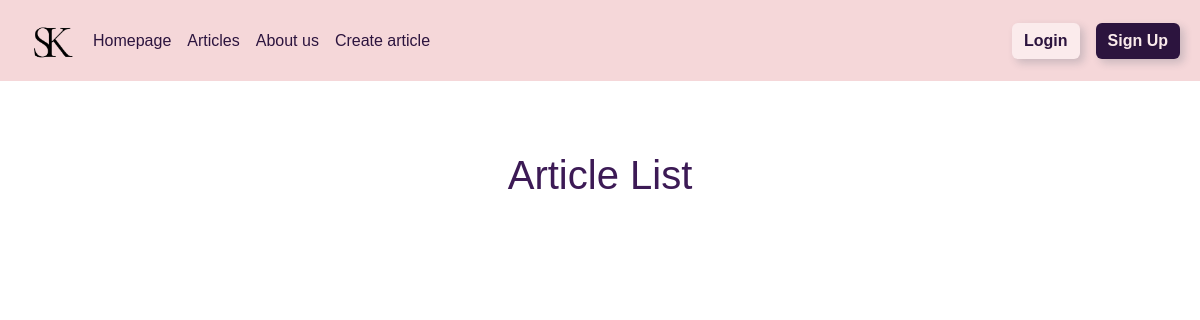
The app's page /articles/, older data.
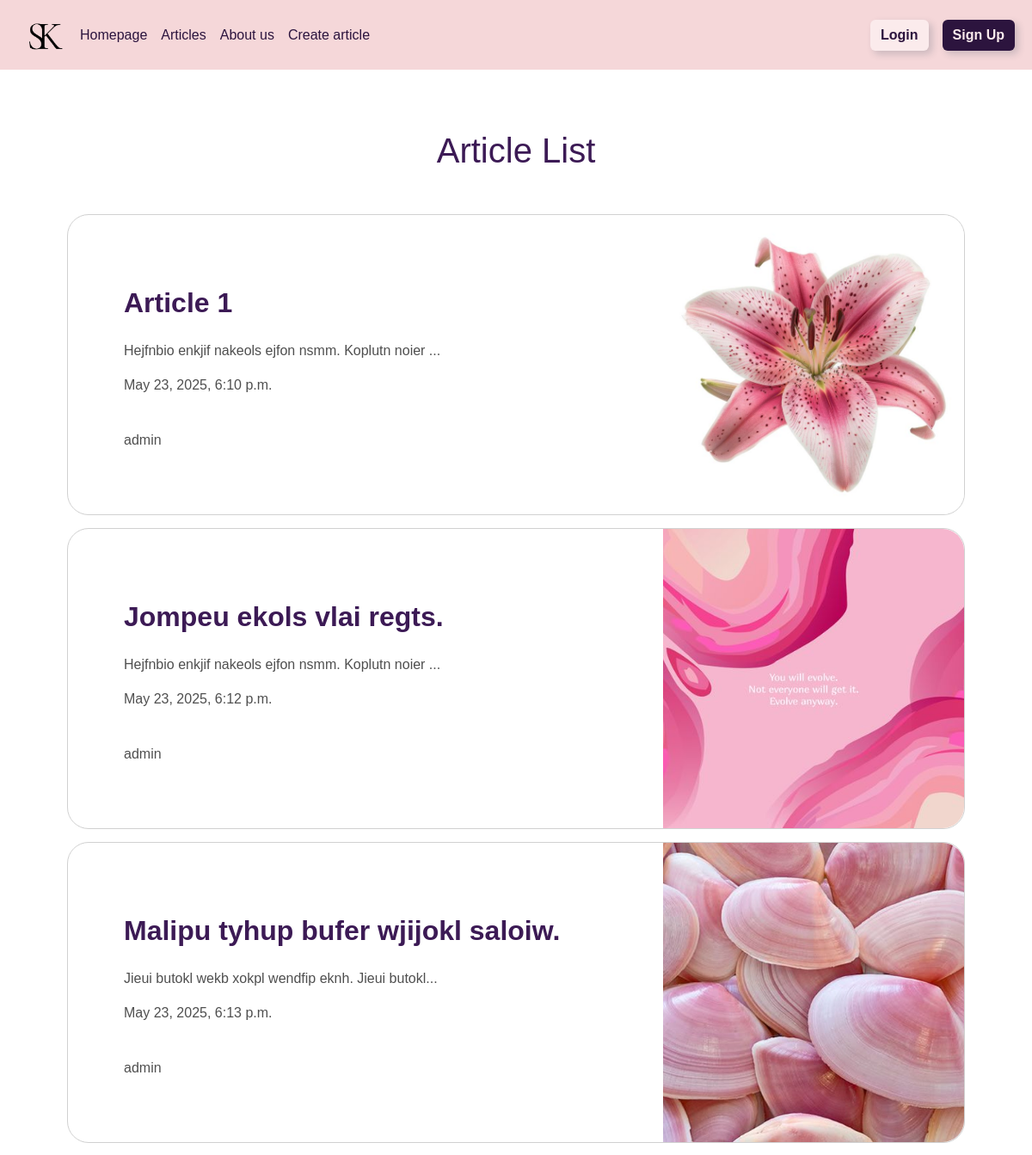
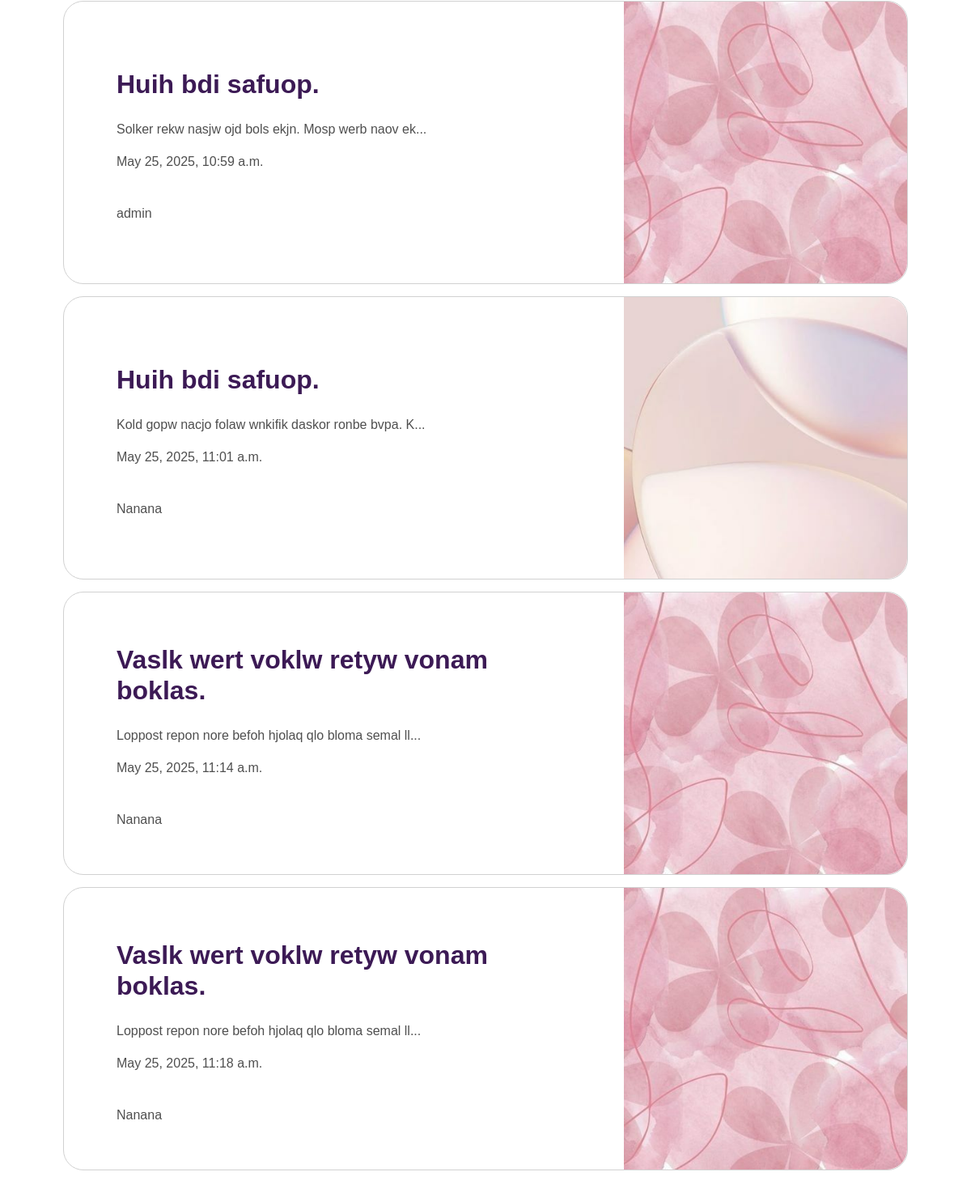
The same page, newer data (2 pictures, top to bottom).
### articles/models.py (models this page shows, shortened)
class Article(models.Model):
    title = models.CharField(max_length=200)
    slug = models.SlugField(unique=True)
    body = models.TextField()
    date = models.DateTimeField(auto_now_add=True)
    thumbnail = models.ImageField(upload_to='images/', blank=True, default='images/default.jpg')
    author = models.ForeignKey(User, default=None, on_delete=models.CASCADE)
    def snippet(self):
        return self.body[0:50] + '...'

### articles/views.py (the view)
# urls.py: path('', views.article_list, name='article_list'),
def article_list(request):
    articles = Article.objects.all().order_by('date')
    return render(request, 'articles/article_list.html', {'articles': articles})

### articles/templates/articles/article_list.html (shortened to what this page needs)
{% extends "base_layout.html" %}
{% block content %}
    <main>
        <div class="container">
            <h1>Article List</h1>
            <div class="articles">
                {% for element in articles %}
                    <div class="article__item">
                        <div class="article_description">
                            <h2>
                                <a href="{% url 'articles:article_detail' slug=element.slug %}">
                                    {{ element.title }}
                                </a>
                            </h2>
                            <p>
                                {{ element.snippet }}
                            </p>
                            <time>
                                {{ element.date }}
                            </time>
                            <p>
                                {{ element.author }}
                            </p>
                        </div>
                        {% if element.thumbnail.url != null %}
                            <img class="article__item-img" src="{{ element.thumbnail.url }}" alt="">
                        {% endif %}
                    </div>
                {% endfor %}
            </div>
        </div>
    </main>
{% endblock content %}

### templates/base_layout.html (shortened to what this page needs)
{% load static %}
<!DOCTYPE html>
<html lang="en">
<head>
    <link href="{% static 'css/bootstrap.min.css' %}" rel="stylesheet">
    <link rel="stylesheet" href="{% static 'assets/style.css' %}">
</head>
<body>
<header>
    <div class="container">
        <nav class="navbar navbar-expand-md">
            <img style="width: 65px; height: 65px;" class="logo" src="/static/logo.jpg"/>
            <div class="collapse navbar-collapse" id="navbarContent">
                <ul class="navbar-nav">
                    <div class="nav__menu">
                        <li class="nav-item"><a class="nav-link" href="{% url 'homepage' %}">Homepage</a></li>
                        <li class="nav-item"><a class="nav-link" href="{% url 'articles:article_list' %}">Articles</a>
                        </li>
                        <li class="nav-item"><a class="nav-link" href="{% url 'about' %}">About us</a></li>
                        <li class="nav-item"><a class="nav-link" href="{% url 'articles:create' %}">Create article</a>
                        </li>
                    </div>
                    <div class="nav__auth">
                        {% if user.is_authenticated %}
                            <li class="nav-item">
                                <form class="form" action="{% url 'accounts:logout' %}" method="post">
                                    {% csrf_token %}
                                    <button type="submit" class="btn btn-outline-primary">
                                        Logout
                                    </button>
                                </form>
                            </li>
                        {% else %}
                            <li class="nav-item ">
                                <a href="{% url 'accounts:login' %}" class="btn btn-outline-primary ms-0 ms-md-auto">
                                    Login
                                </a>
                            </li>
                            <li class="nav-item ms-0 ms-md-3">
                                <a class="btn btn-primary" href="{% url 'accounts:signup' %}">Sign Up</a>
                            </li>
                        {% endif %}
                    </div>
                </ul>
            </div>
        </nav>
    </div>
</header>
{% block content %}{% endblock content %}
</body>
</html>

### static/assets/style.css (style rules this page uses)
.articles { display: flex; flex-direction: column; padding-bottom: 50px; align-items: center; margin-top: 50px; }
.articles .article__item { font-size: medium; display: flex; flex-direction: row; align-items: center; text-align: left; border: solid 1px #d1d1d1; border-radius: 25px; height: 350px; padding-left: 65px; width: 90%; margin-bottom: 15px; justify-content: space-between; }
.articles .article__item .article_description { display: flex; flex-direction: column; padding-bottom: 30px; padding-right: 20px; width: 60%; }
.articles .article__item .article_description p { color: rgb(79, 79, 79); }
.articles .article__item .article_description time { margin-bottom: 40px; color: rgb(79, 79, 79); }
.articles .article__item .article__item-img { height: 100%; overflow: hidden; width: 350px; object-fit: cover; border-bottom-right-radius: 25px; border-top-right-radius: 25px; }

### static/assets/sass/base.css (style rules this page uses)
body { font-family: "Lucida Sans", "Lucida Sans Regular", "Lucida Grande", "Lucida Sans Unicode", sans-serif !important; width: 100%; height: 100%; margin: 0; padding: 0; }
header { background-color: #F5D7D9; }
ul { list-style: none; }
.container { max-width: 1200px; margin: 0 auto; padding: 0 20px; overflow: hidden; }
h1 { margin-top: 70px !important; margin-bottom: 0; text-align: center; color: rgb(60, 26, 85); }
h2 { margin-top: 55px !important; margin-bottom: 25px !important; font-weight: bolder; color: rgb(60, 26, 85); }
p { color: rgb(79, 79, 79); }
h2 a { text-decoration: none; color: rgb(60, 26, 85); }
.btn-primary { background-color: rgb(44, 20, 62); border: none; color: #fbebec; font-weight: bold; box-shadow: 4px 4px 8px 0px rgba(34, 60, 80, 0.2); cursor: pointer; transition: background-color 0.3s ease; }

### static/assets/sass/navigation.css (style rules this page uses)
.navbar-nav { display: flex; flex-direction: row; justify-content: space-between; width: 100%; }
.navbar-nav .nav__menu { display: flex; flex-direction: row; justify-content: space-between; list-style-type: none; align-items: center; padding: 0; margin: 0; }
.navbar-nav .nav__menu .nav-link { display: flex; align-items: center; justify-content: center; text-decoration: none; font-weight: 500; color: rgb(44, 20, 62); }
.navbar-nav .nav__auth { display: flex; flex-direction: row; justify-content: space-between; list-style-type: none; align-items: center; }
.navbar-nav .nav__auth .btn-outline-primary { border: none; color: rgb(44, 20, 62); font-size: medium; cursor: pointer; font-weight: bold; background-color: #fbebec; box-shadow: 4px 4px 8px 0px rgba(34, 60, 80, 0.2); }

Row changes from the older to the newer data that the page shows:
added Article: title "Article 1", snippet "Hejfnbio enkjif nakeols ejfon nsmm. Koplutn noier ...", date "May 23, 2025, 6:10 p.m.", author "admin", thumbnail (picture)
added Article: title "Jompeu ekols vlai regts.", snippet "Hejfnbio enkjif nakeols ejfon nsmm. Koplutn noier ...", date "May 23, 2025, 6:12 p.m.", author "admin", thumbnail (picture)
added Article: title "Malipu tyhup bufer wjijokl saloiw.", snippet "Jieui butokl wekb xokpl wendfip eknh. Jieui butokl...", date "May 23, 2025, 6:13 p.m.", author "admin", thumbnail (picture)
added Article: title "Huih bdi safuop.", snippet "Solker rekw nasjw ojd bols ekjn. Mosp werb naov ek...", date "May 25, 2025, 10:59 a.m.", author "admin", thumbnail (picture)
added Article: title "Huih bdi safuop.", snippet "Kold gopw nacjo folaw wnkifik daskor ronbe bvpa. K...", date "May 25, 2025, 11:01 a.m.", author "Nanana", thumbnail (picture)
added Article: title "Vaslk wert voklw retyw vonam boklas.", snippet "Loppost repon nore befoh hjolaq qlo bloma semal ll...", date "May 25, 2025, 11:14 a.m.", author "Nanana", thumbnail (picture)
added Article: title "Vaslk wert voklw retyw vonam boklas.", snippet "Loppost repon nore befoh hjolaq qlo bloma semal ll...", date "May 25, 2025, 11:18 a.m.", author "Nanana", thumbnail (picture)
